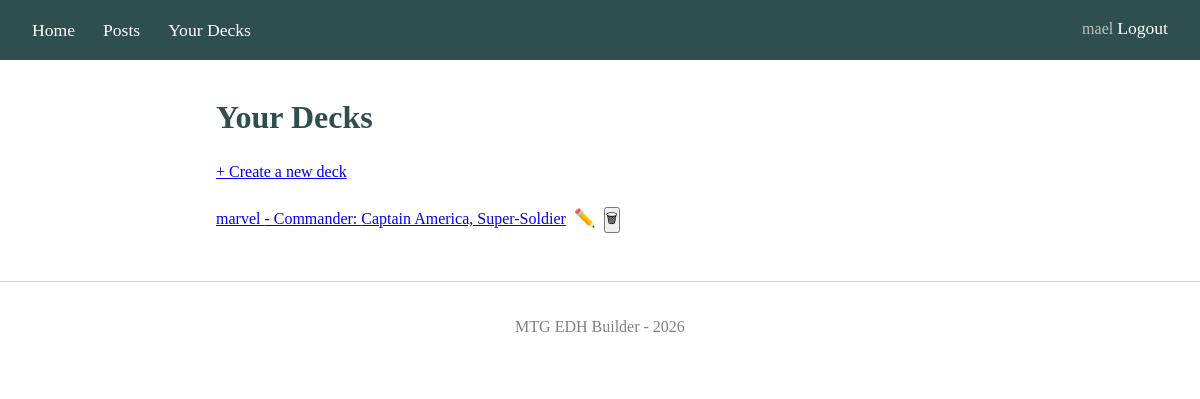
/your-decks/ (signed in), run on an earlier commit of the app's database.
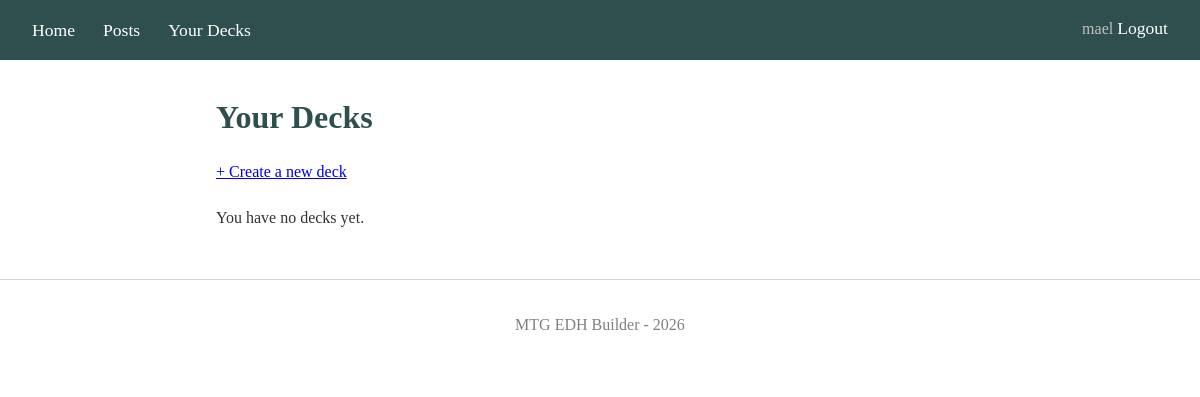
And on a later commit of the database.
### blog/models.py (models this page shows, shortened)
class Deck(models.Model):
    name = models.CharField(max_length=200)
    description = models.TextField(blank=True)
    created_at = models.DateTimeField(auto_now_add=True)
    updated_at = models.DateTimeField(auto_now=True)
    author = models.ForeignKey(User, on_delete=models.CASCADE)
    is_public = models.BooleanField(default=True)
    commander = models.ForeignKey(
        Card, on_delete=models.PROTECT,
        related_name='commander', help_text="First commander")
    partner_commander = models.ForeignKey(
        Card,
        on_delete=models.SET_NULL,
        null=True, blank=True,
        related_name='commander_partner',
        help_text="Second commander if both have partner"
    )
    card_count = models.PositiveSmallIntegerField(default=0)
    avg_cmc = models.DecimalField(max_digits=4, decimal_places=2, default=0)
    class Meta:
        ordering = ['-updated_at']
        verbose_name = 'Deck'
        verbose_name_plural = 'Decks'
        constraints = [
            models.UniqueConstraint(
                fields=['author', 'name'],
                name = 'unique_deck_name_per_user'
            )
        ]

class Card(models.Model):
    scryfall_id = models.UUIDField(unique=True)
    oracle_id = models.UUIDField()
    name = models.CharField(max_length=200) # name of the card
    type_line = models.CharField(max_length=200, default='')
    set_code = models.CharField(max_length=10)
    collector_number = models.CharField(max_length=20)
    cmc = models.IntegerField(default=0) # Converted mana cost of the card, used for calculate the average cmc of a deck
    color_identity = models.CharField(max_length=10, default='') # Sorted letters from {W,U,B,R,G}; empty = colorless
    image_url = models.URLField() # default image size
    image_large_url = models.URLField(default='') # larger image for hover
    def __str__(self):
        return self.name

### blog/views.py (the view)
# urls.py: path("your-decks/", views.your_decks, name="your_decks"),
@login_required
def your_decks(request):
    decks = Deck.objects.filter(author=request.user)
    return render(request, "blog/your_decks.html", {"decks": decks})

### templates/blog/your_decks.html (shortened to what this page needs)
{% extends "base.html" %}
{% load static %}
{% block extra_css %}
<link rel="stylesheet" href="{% static 'blog/deck.css' %}">
{% endblock %}
{% block content %}
<h1>Your Decks</h1>
<a href="{% url 'blog:deck_create' %}" style="display:inline-block; margin-bottom:20px;">
    + Create a new deck
</a>
<ul>
    {% for deck in decks %}
        <li class="deck-item">
            <a data-deck-id="{{ deck.id }}" id="deck-name" href="{% url 'blog:deck_detail' deck.pk %}">
                {{ deck.name }} - Commander: {{ deck.commander }}
            </a>
            <a href="{% url 'blog:deck_update' deck.pk %}" class="edit-deck-link" title="Edit deck">✏️</a>
            <form method="post" action="{% url 'blog:delete_deck' deck.pk %}" class="delete-deck-form">
                <button class="delete-deck-btn" title="Delete deck" onclick="return confirm('Are you sure you want to delete this deck?')">🗑</button>
            </form>
        </li>
    {% empty %}
        <p>You have no decks yet.</p>
    {% endfor %}
</ul>
{% endblock %}

What changed in the data, as far as the page shows it:
removed Deck: name "marvel", commander "Captain America, Super-Soldier"
Also different on the page:
text now shown: "You have no decks yet."
